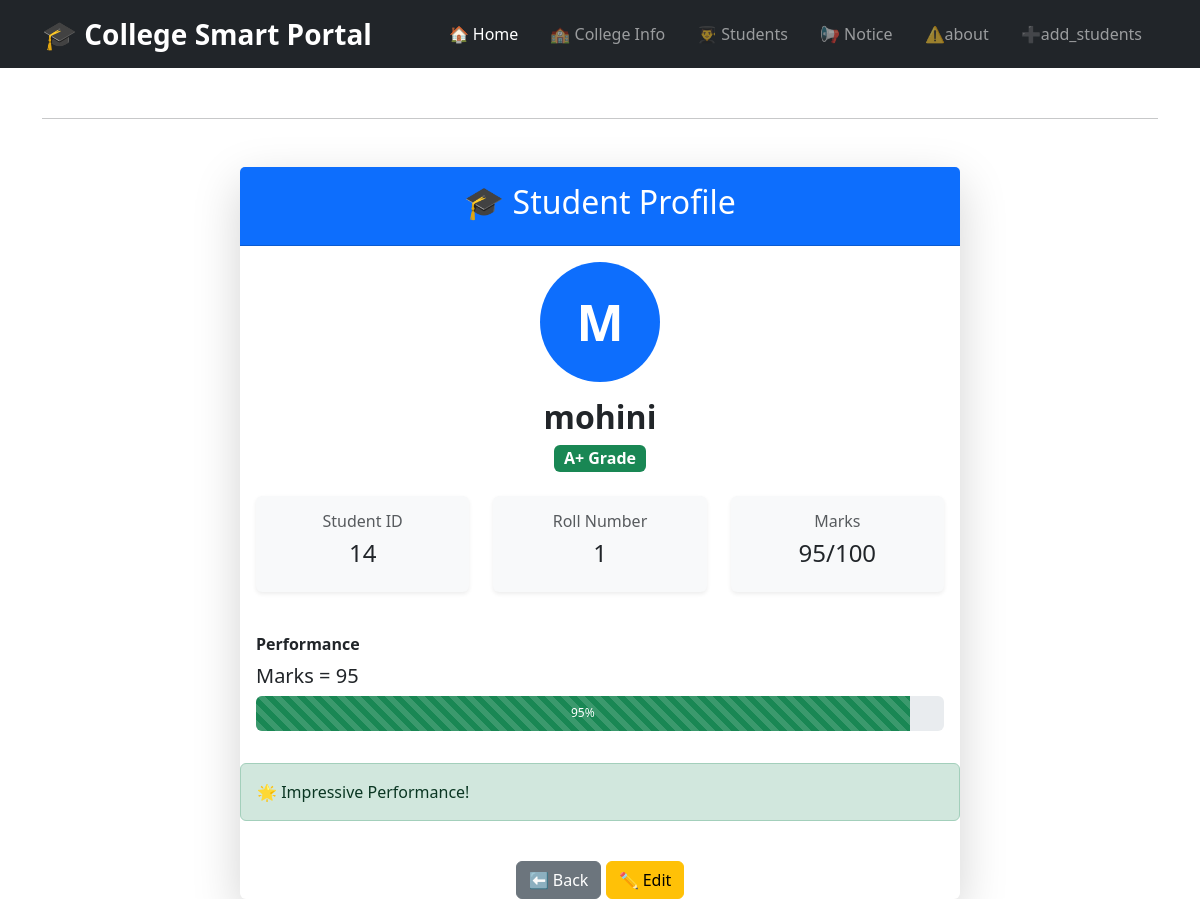
Page /students_details/14 on the committed database.
### tables this page shows
CREATE TABLE stud (
            id INTEGER PRIMARY KEY AUTOINCREMENT,
            name TEXT NOT NULL,
            roll_no INTEGER NOT NULL,
            marks INTEGER NOT NULL
        );

### app.py (the view)
@app.route("/students_details/<int:id>")
def detail(id):
    conn = get_db(MOHINI_DB)
    student = conn.execute(
        "SELECT * FROM stud WHERE id = ?",
        (id,)
    ).fetchone()
    conn.close()
    if student is None:
        flash("Student not found!", "danger")
        return redirect(url_for("students"))
    return render_template(
        "detail.html",
        student=student
    )

### database.py (called while the page is built)
def get_db(MOHINI_DB):
    conn = sqlite3.connect(MOHINI_DB)
    conn.row_factory = sqlite3.Row
    return conn

### templates/detail.html (shortened to what this page needs)
{% extends 'base.html' %}
{% block content %}
<div class="container mt-5">
    <div class="row justify-content-center">
        <div class="col-md-8">
            <div class="card shadow-lg border-0">
                <div class="card-header bg-primary text-white text-center py-3">
                    <h2>🎓 Student Profile</h2>
                </div>
                <div class="card-body">
                    <div class="text-center mb-4">
                        <div class="rounded-circle bg-primary text-white d-inline-flex align-items-center justify-content-center"
                             style="width:120px;height:120px;font-size:50px;font-weight:bold;">
                            {{ student.name[0]|upper }}
                        </div>
                        <h2 class="mt-3 fw-bold">
                            {{ student.name }}
                        </h2>
                        {% if student.marks >= 90 %}
                            <span class="badge bg-success fs-6">A+ Grade</span>
                        {% elif student.marks >= 80 %}
                            <span class="badge bg-primary fs-6">A Grade</span>
                        {% elif student.marks >= 70 %}
                            <span class="badge bg-warning text-dark fs-6">B+ Grade</span>
                        {% elif student.marks >= 60 %}
                            <span class="badge bg-info fs-6">B Grade</span>
                        {% else %}
                            <span class="badge bg-danger fs-6">Needs Improvement</span>
                        {% endif %}
                    </div>
                    <div class="row text-center">
                        <div class="col-md-4 mb-3">
                            <div class="card bg-light border-0 shadow-sm">
                                <div class="card-body">
                                    <h6 class="text-muted">Student ID</h6>
                                    <h4>{{ student.id }}</h4>
                                </div>
                            </div>
                        </div>
                        <div class="col-md-4 mb-3">
                            <div class="card bg-light border-0 shadow-sm">
                                <div class="card-body">
                                    <h6 class="text-muted">Roll Number</h6>
                                    <h4>{{ student.roll_no }}</h4>
                                </div>
                            </div>
                        </div>
                        <div class="col-md-4 mb-3">
                            <div class="card bg-light border-0 shadow-sm">
                                <div class="card-body">
                                    <h6 class="text-muted">Marks</h6>
                                    <h4>{{ student.marks }}/100</h4>
                                </div>
                            </div>
                        </div>
                    </div>
                        <div class="mt-4">
                            <label class="fw-bold mb-2">
                                Performance
                            </label>
                            <h5>Marks = {{ student.marks }}</h5>
                            <div class="progress" style="height:35px;">
                                <div class="progress-bar progress-bar-striped progress-bar-animated bg-success"
                                    role="progressbar"
                                    style="width: {{ student.marks }}%;">
                                    {{ student.marks }}%
                                </div>
                            </div>
                        </div>
                    </div>
                    {% if student.marks >= 90 %}
                    <div class="alert alert-success mt-3">
                        🌟 Impressive Performance!
                    </div>
                    {% elif student.marks >= 75 %}
                    <div class="alert alert-primary mt-3">
                        👍 Very Good Performance!
                    </div>
                    {% elif student.marks >= 50 %}
                    <div class="alert alert-warning mt-3">
                        📚 Keep Improving!
                    </div>
                    {% else %}
                    <div class="alert alert-danger mt-3">
                        ⚠ Needs More Practice!
                    </div>
                    {% endif %}
                    <div class="text-center mt-4">
                        <a href="{{ url_for('students') }}"
                           class="btn btn-secondary">
                            ⬅ Back
                        </a>
                        <a href="{{ url_for('edit_student', id=student.id) }}"
                           class="btn btn-warning">
                            ✏ Edit
                        </a>
                    </div>
                </div>
            </div>
        </div>
    </div>
</div>
{% endblock %}

### rows in the picture
stud: name "M", name "mohini", id "14", roll_no "1", marks "95"
